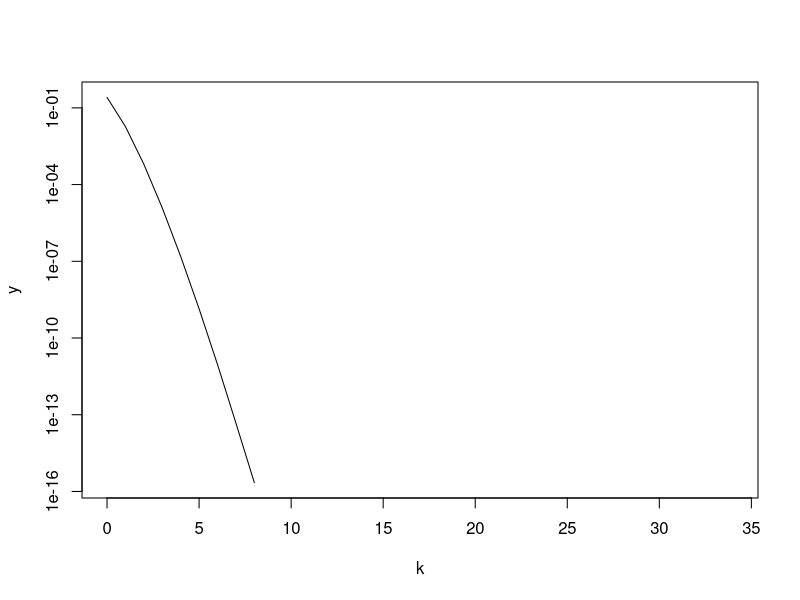

This chart was generated by the following R code:
# Practice 2 (18.09.21)

# 1. Generate one random value /rnorm.
x = rnorm(1)
x

# 2. Count sin of the value by Taylor Series.
k = c(0:34)
f = (-1)^(k)*x^(2*k+1)/factorial(2*k+1)
cumsum(f)
sin_x = cumsum(f)

# 3. Check series convergence by illustration of it.
y = abs(sin_x-sin(x)) # abs value of error.
y
plot(k, y, log='y', type = 'l') # the higher k the lower y (the lower error) -> it means the better approximation (~ convergence).

# Conclusion: log y decreases -> y decreases [log y ~ y] -> Taylor series convergence [to the sine f.] is proved.